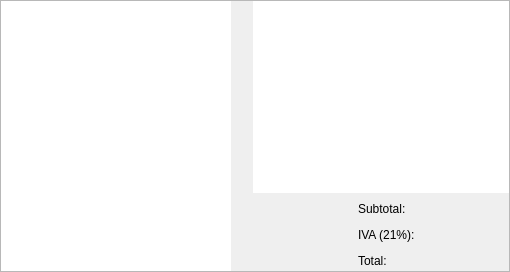
              <widget class="QFrame" name="invoiceTablesFrame">
               <property name="sizePolicy">
                <sizepolicy hsizetype="Expanding" vsizetype="Preferred">
                 <horstretch>0</horstretch>
                 <verstretch>0</verstretch>
                </sizepolicy>
               </property>
               <property name="frameShape">
                <enum>QFrame::StyledPanel</enum>
               </property>
               <property name="frameShadow">
                <enum>QFrame::Raised</enum>
               </property>
               <layout class="QHBoxLayout" name="horizontalLayout_38">
                <property name="bottomMargin">
                 <number>0</number>
                </property>
                <property name="rightMargin">
                 <number>0</number>
                </property>
                <property name="topMargin">
                 <number>0</number>
                </property>
                <property name="leftMargin">
                 <number>0</number>
                </property>
                <item>
                 <widget class="QTableView" name="tblInvoices">
                  <property name="role" stdset="0">
                   <string notr="true">table</string>
                  </property>
                  <property name="sizePolicy">
                   <sizepolicy hsizetype="Fixed" vsizetype="Expanding">
                    <horstretch>0</horstretch>
                    <verstretch>0</verstretch>
                   </sizepolicy>
                  </property>
                  <property name="focusPolicy">
                   <enum>Qt::NoFocus</enum>
                  </property>
                  <property name="frameShape">
                   <enum>QFrame::NoFrame</enum>
                  </property>
                  <property name="lineWidth">
                   <number>0</number>
                  </property>
                  <property name="editTriggers">
                   <set>QAbstractItemView::NoEditTriggers</set>
                  </property>
                  <property name="dragDropMode">
                   <enum>QAbstractItemView::NoDragDrop</enum>
                  </property>
                  <property name="alternatingRowColors">
                   <bool>true</bool>
                  </property>
                  <property name="selectionMode">
                   <enum>QAbstractItemView::SingleSelection</enum>
                  </property>
                  <property name="selectionBehavior">
                   <enum>QAbstractItemView::SelectRows</enum>
                  </property>
                  <attribute name="horizontalHeaderDefaultSectionSize">
                   <number>80</number>
                  </attribute>
                  <attribute name="horizontalHeaderMinimumSectionSize">
                   <number>20</number>
                  </attribute>
                  <attribute name="verticalHeaderVisible">
                   <bool>false</bool>
                  </attribute>
                  <attribute name="verticalHeaderDefaultSectionSize">
                   <number>30</number>
                  </attribute>
                  <attribute name="verticalHeaderHighlightSections">
                   <bool>true</bool>
                  </attribute>
                  <property name="minimumSize">
                   <size>
                    <width>230</width>
                    <height>0</height>
                   </size>
                  </property>
                  <property name="maximumSize">
                   <size>
                    <width>230</width>
                    <height>16777215</height>
                   </size>
                  </property>
                 </widget>
                </item>
                <item>
                 <spacer name="horizontalSpacer_51">
                  <property name="orientation">
                   <enum>Qt::Horizontal</enum>
                  </property>
                  <property name="sizeType">
                   <enum>QSizePolicy::Fixed</enum>
                  </property>
                  <property name="sizeHint" stdset="0">
                   <size>
                    <width>16</width>
                    <height>0</height>
                   </size>
                  </property>
                 </spacer>
                </item>
                <item>
                 <layout class="QVBoxLayout" name="verticalLayout_17">
                  <item>
                   <widget class="QTableView" name="tblTrips">
                    <property name="role" stdset="0">
                     <string notr="true">table</string>
                    </property>
                    <property name="sizePolicy">
                     <sizepolicy hsizetype="Expanding" vsizetype="Expanding">
                      <horstretch>0</horstretch>
                      <verstretch>0</verstretch>
                     </sizepolicy>
                    </property>
                    <property name="focusPolicy">
                     <enum>Qt::NoFocus</enum>
                    </property>
                    <property name="frameShape">
                     <enum>QFrame::NoFrame</enum>
                    </property>
                    <property name="lineWidth">
                     <number>0</number>
                    </property>
                    <property name="editTriggers">
                     <set>QAbstractItemView::NoEditTriggers</set>
                    </property>
                    <property name="dragDropMode">
                     <enum>QAbstractItemView::NoDragDrop</enum>
                    </property>
                    <property name="alternatingRowColors">
                     <bool>true</bool>
                    </property>
                    <property name="selectionMode">
                     <enum>QAbstractItemView::SingleSelection</enum>
                    </property>
                    <property name="selectionBehavior">
                     <enum>QAbstractItemView::SelectRows</enum>
                    </property>
                    <attribute name="horizontalHeaderDefaultSectionSize">
                     <number>100</number>
                    </attribute>
                    <attribute name="verticalHeaderVisible">
                     <bool>false</bool>
                    </attribute>
                   </widget>
                  </item>
                  <item>
                   <layout class="QHBoxLayout" name="horizontalLayout_37">
                    <item>
                     <spacer name="horizontalSpacer_29">
                      <property name="orientation">
                       <enum>Qt::Horizontal</enum>
                      </property>
                      <property name="sizeHint" stdset="0">
                       <size>
                        <width>40</width>
                        <height>20</height>
                       </size>
                      </property>
                     </spacer>
                    </item>
                    <item>
                     <layout class="QVBoxLayout" name="verticalLayout_16">
                      <item>
                       <layout class="QHBoxLayout" name="horizontalLayout_34">
                        <item>
                         <widget class="QLabel" name="lblSubtotal">
                          <property name="sizePolicy">
                           <sizepolicy hsizetype="Fixed" vsizetype="Fixed">
                            <horstretch>0</horstretch>
                            <verstretch>0</verstretch>
                           </sizepolicy>
                          </property>
                          <property name="maximumSize">
                           <size>
                            <width>80</width>
                            <height>16777215</height>
                           </size>
                          </property>
                          <property name="text">
                           <string>Subtotal:</string>
                          </property>
                         </widget>
                        </item>
                        <item>
                         <widget class="QLineEdit" name="txtSubtotal">
                          <property name="role" stdset="0">
                           <string notr="true">total</string>
                          </property>
                          <property name="enabled">
                           <bool>false</bool>
                          </property>
                          <property name="minimumSize">
                           <size>
                            <width>65</width>
                            <height>0</height>
                           </size>
                          </property>
                          <property name="maximumSize">
                           <size>
                            <width>65</width>
                            <height>16777215</height>
                           </size>
                          </property>
                          <property name="frame">
                           <bool>false</bool>
                          </property>
                          <property name="alignment">
                           <set>Qt::AlignCenter</set>
                          </property>
                         </widget>
                        </item>
                       </layout>
                      </item>
                      <item>
                       <layout class="QHBoxLayout" name="horizontalLayout_35">
                        <item>
                         <widget class="QLabel" name="lblVat">
                          <property name="sizePolicy">
                           <sizepolicy hsizetype="Fixed" vsizetype="Preferred">
                            <horstretch>0</horstretch>
                            <verstretch>0</verstretch>
                           </sizepolicy>
                          </property>
                          <property name="minimumSize">
                           <size>
                            <width>80</width>
                            <height>0</height>
                           </size>
                          </property>
                          <property name="maximumSize">
                           <size>
                            <width>80</width>
                            <height>16777215</height>
                           </size>
                          </property>
                          <property name="text">
                           <string>IVA (21%):</string>
                          </property>
                         </widget>
                        </item>
                        <item>
                         <widget class="QLineEdit" name="txtVat">
                          <property name="role" stdset="0">
                           <string notr="true">total</string>
                          </property>
                          <property name="enabled">
                           <bool>false</bool>
                          </property>
                          <property name="minimumSize">
                           <size>
                            <width>65</width>
                            <height>0</height>
                           </size>
                          </property>
                          <property name="maximumSize">
                           <size>
                            <width>65</width>
                            <height>16777215</height>
                           </size>
                          </property>
                          <property name="frame">
                           <bool>false</bool>
                          </property>
                          <property name="alignment">
                           <set>Qt::AlignCenter</set>
                          </property>
                         </widget>
                        </item>
                       </layout>
                      </item>
                      <item>
                       <layout class="QHBoxLayout" name="horizontalLayout_36">
                        <item>
                         <widget class="QLabel" name="lblTotal">
                          <property name="sizePolicy">
                           <sizepolicy hsizetype="Fixed" vsizetype="Preferred">
                            <horstretch>0</horstretch>
                            <verstretch>0</verstretch>
                           </sizepolicy>
                          </property>
                          <property name="minimumSize">
                           <size>
                            <width>80</width>
                            <height>0</height>
                           </size>
                          </property>
                          <property name="maximumSize">
                           <size>
                            <width>80</width>
                            <height>16777215</height>
                           </size>
                          </property>
                          <property name="text">
                           <string>Total:</string>
                          </property>
                         </widget>
                        </item>
                        <item>
                         <widget class="QLineEdit" name="txtTotal">
                          <property name="role" stdset="0">
                           <string notr="true">total</string>
                          </property>
                          <property name="enabled">
                           <bool>false</bool>
                          </property>
                          <property name="minimumSize">
                           <size>
                            <width>65</width>
                            <height>0</height>
                           </size>
                          </property>
                          <property name="maximumSize">
                           <size>
                            <width>65</width>
                            <height>16777215</height>
                           </size>
                          </property>
                          <property name="frame">
                           <bool>false</bool>
                          </property>
                          <property name="alignment">
                           <set>Qt::AlignCenter</set>
                          </property>
                         </widget>
                        </item>
                       </layout>
                      </item>
                     </layout>
                    </item>
                   </layout>
                  </item>
                 </layout>
                </item>
               </layout>
               <property name="maximumSize">
                <size>
                 <width>1160</width>
                 <height>16777215</height>
                </size>
               </property>
              </widget>
